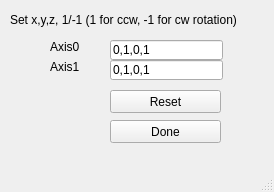
<?xml version="1.0" encoding="UTF-8"?>
<ui version="4.0">
 <class>GoniometerProperties</class>
 <widget class="QMainWindow" name="GoniometerProperties">
  <property name="geometry">
   <rect>
    <x>0</x>
    <y>0</y>
    <width>274</width>
    <height>192</height>
   </rect>
  </property>
  <property name="windowTitle">
   <string>Goniometer Properties</string>
  </property>
  <widget class="QWidget" name="centralwidget">
   <widget class="QLineEdit" name="lineEditGPA0">
    <property name="geometry">
     <rect>
      <x>110</x>
      <y>40</y>
      <width>113</width>
      <height>20</height>
     </rect>
    </property>
    <property name="text">
     <string>0,1,0,1</string>
    </property>
   </widget>
   <widget class="QLabel" name="label">
    <property name="geometry">
     <rect>
      <x>50</x>
      <y>40</y>
      <width>46</width>
      <height>13</height>
     </rect>
    </property>
    <property name="text">
     <string>Axis0</string>
    </property>
   </widget>
   <widget class="QLabel" name="label_2">
    <property name="geometry">
     <rect>
      <x>10</x>
      <y>10</y>
      <width>241</width>
      <height>20</height>
     </rect>
    </property>
    <property name="text">
     <string>Set x,y,z, 1/-1 (1 for ccw, -1 for cw rotation)</string>
    </property>
   </widget>
   <widget class="QLabel" name="label_3">
    <property name="geometry">
     <rect>
      <x>50</x>
      <y>60</y>
      <width>46</width>
      <height>13</height>
     </rect>
    </property>
    <property name="text">
     <string>Axis1</string>
    </property>
   </widget>
   <widget class="QLineEdit" name="lineEditGPA1">
    <property name="geometry">
     <rect>
      <x>110</x>
      <y>60</y>
      <width>113</width>
      <height>20</height>
     </rect>
    </property>
    <property name="text">
     <string>0,1,0,1</string>
    </property>
   </widget>
   <widget class="QPushButton" name="pushButtonGPReset">
    <property name="geometry">
     <rect>
      <x>110</x>
      <y>90</y>
      <width>111</width>
      <height>23</height>
     </rect>
    </property>
    <property name="text">
     <string>Reset</string>
    </property>
   </widget>
   <widget class="QPushButton" name="pushButtonGPDone">
    <property name="geometry">
     <rect>
      <x>110</x>
      <y>120</y>
      <width>111</width>
      <height>23</height>
     </rect>
    </property>
    <property name="text">
     <string>Done</string>
    </property>
   </widget>
  </widget>
  <widget class="QMenuBar" name="menubar">
   <property name="geometry">
    <rect>
     <x>0</x>
     <y>0</y>
     <width>274</width>
     <height>21</height>
    </rect>
   </property>
  </widget>
  <widget class="QStatusBar" name="statusbar"/>
 </widget>
 <resources/>
 <connections/>
</ui>
